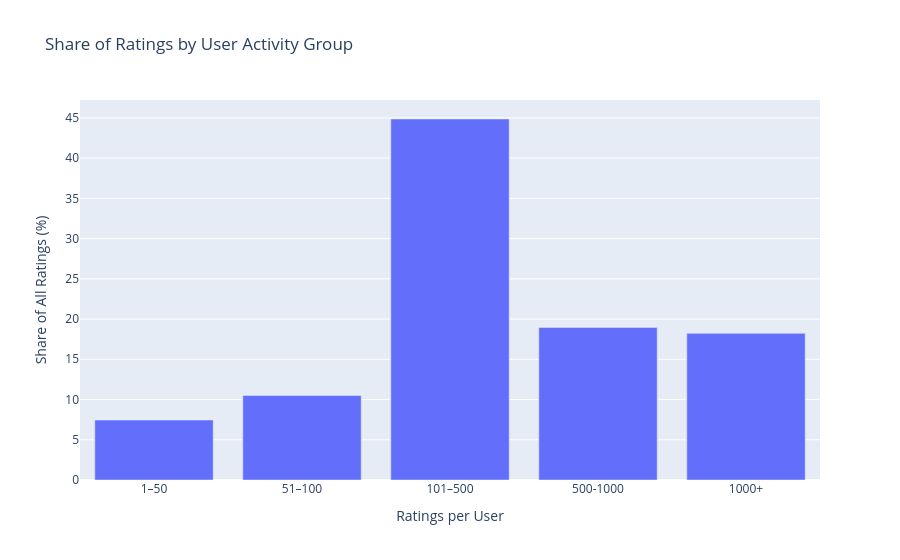

Notebook cell for this chart:
### Code cell
fig = px.bar(
    activity_summary,
    x="activity_group",
    y="rating_percentage",
    title="Share of Ratings by User Activity Group",
    labels={
        "activity_group": "Ratings per User",
        "rating_percentage": "Share of All Ratings (%)"
    })

fig.show()

### Figure 1 — Plotly figure (JSON) as saved in the notebook; plotly's stock layout.template omitted (floating-point values rounded to 4 significant figures)
{"data": [{"hovertemplate": "Ratings per User=%{x}<br>Share of All Ratings (%)=%{y}<extra></extra>", "legendgroup": "", "marker": {"color": "#636efa", "pattern": {"shape": ""}}, "name": "", "orientation": "v", "showlegend": false, "textposition": "auto", "type": "bar", "x": ["1–50", "51–100", "101–500", "500-1000", "1000+"], "xaxis": "x", "y": [7.452, 10.51, 44.86, 18.96, 18.22], "yaxis": "y"}], "layout": {"barmode": "relative", "legend": {"tracegroupgap": 0}, "title": {"text": "Share of Ratings by User Activity Group"}, "xaxis": {"anchor": "y", "domain": [0, 1], "title": {"text": "Ratings per User"}}, "yaxis": {"anchor": "x", "domain": [0, 1], "title": {"text": "Share of All Ratings (%)"}}}}
